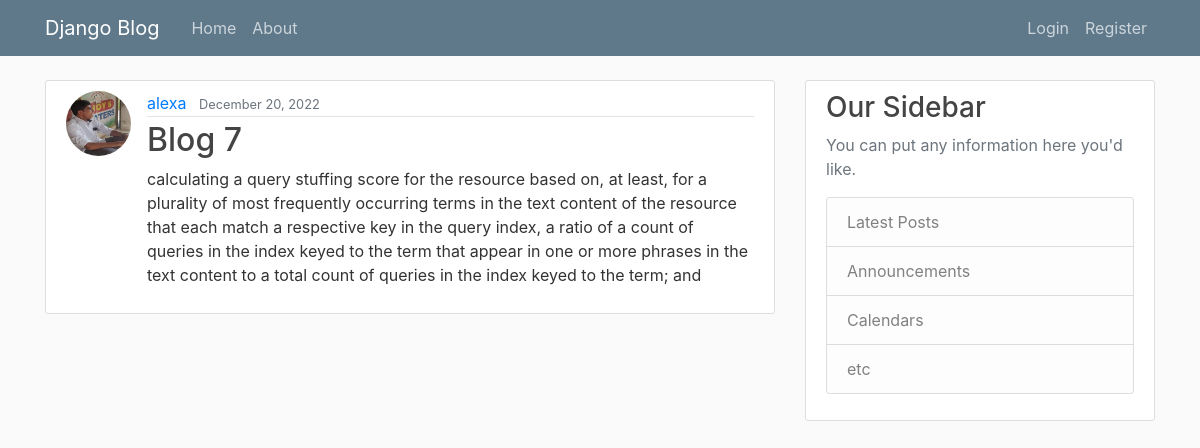
The page /post/8/ on the database its author committed.
### blog/models.py (models this page shows, shortened)
class Post(models.Model):
    title = models.CharField(max_length=100)
    content = models.TextField()
    date_posted = models.DateField(default=timezone.now)
    author = models.ForeignKey(User,on_delete=models.CASCADE)

### users/models.py (models this page shows, shortened)
class Profile(models.Model):
    user = models.OneToOneField(User, on_delete=models.CASCADE)
    image = models.ImageField(default='default.jpg', upload_to='profile_pics')

### blog/views.py (the view)
# urls.py: path('post/<int:pk>/',PostDetailView.as_view(),name='post-detail'),
class PostDetailView(DetailView):
    model = Post

### blog/templates/blog/post_detail.html (shortened to what this page needs)
{% extends "blog/base.html" %}
{% block content %}
<article class="media content-section">
    <img class="rounded-circle article-img" src="{{ object.author.profile.image.url }}" alt="">
    <div class="media-body">
        <div class="article-metadata">
            <a class="mr-2" href="{% url 'user-posts' object.author.username %}">{{ object.author }}</a>
            <small class="text-muted">{{ object.date_posted|date:"F d, Y" }}</small>
        </div>
        <h2 class="article-title">{{ object.title }}</h2>
        <p class="article-content">{{ object.content }}</p>
    </div>
</article>
{% endblock content %}

### blog/static/blog/main.css (style rules this page uses)
body { background: #fafafa; color: #333333; margin-top: 5rem; }
h1, h2, h3, h4, h5, h6 { color: #444444; }
.content-section { background: #ffffff; padding: 10px 20px; border: 1px solid #dddddd; border-radius: 3px; margin-bottom: 20px; }
.article-title { color: #444444; }
.article-content { white-space: pre-line; }
.article-img { height: 65px; width: 65px; margin-right: 16px; }
.article-metadata { padding-bottom: 1px; margin-bottom: 4px; border-bottom: 1px solid #e3e3e3 }

### rows shown on the page
Post: author.profile.image (placeholder picture), author "alexa", date_posted "December 20, 2022", title "Blog 7", content "calculating a query stuffing score for the resource based on, at least, for a plurality of most frequently occurring terms in the text content of the resource that each match a respective key in the query index, a ratio of a count of queries in the index keyed to the term that appear in one or more phrases in the text content to a total count of queries in the index keyed to the term; and"
